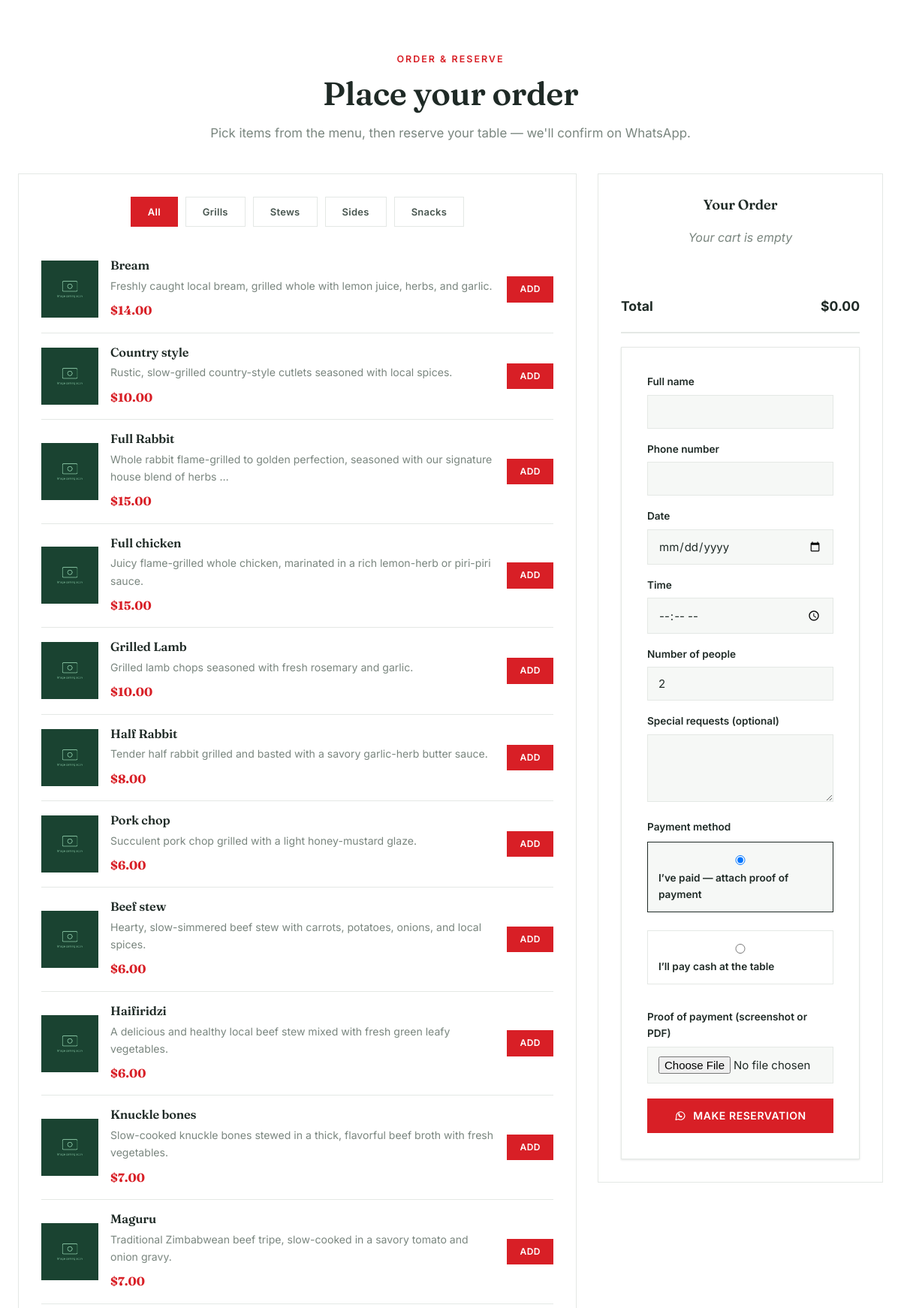
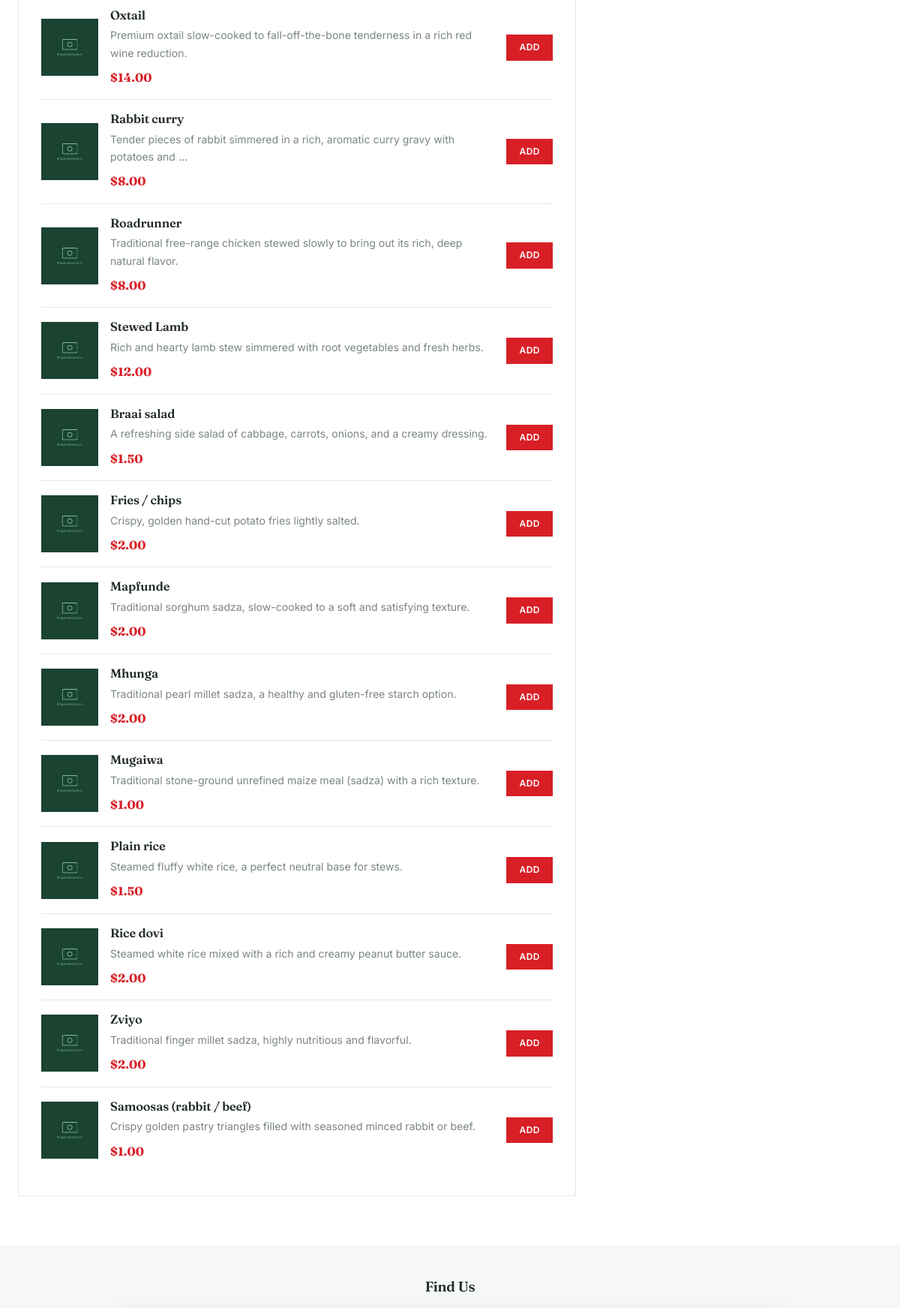
/pagomo/ (middle part), run on an earlier commit of the app's database (2 pictures, top to bottom).
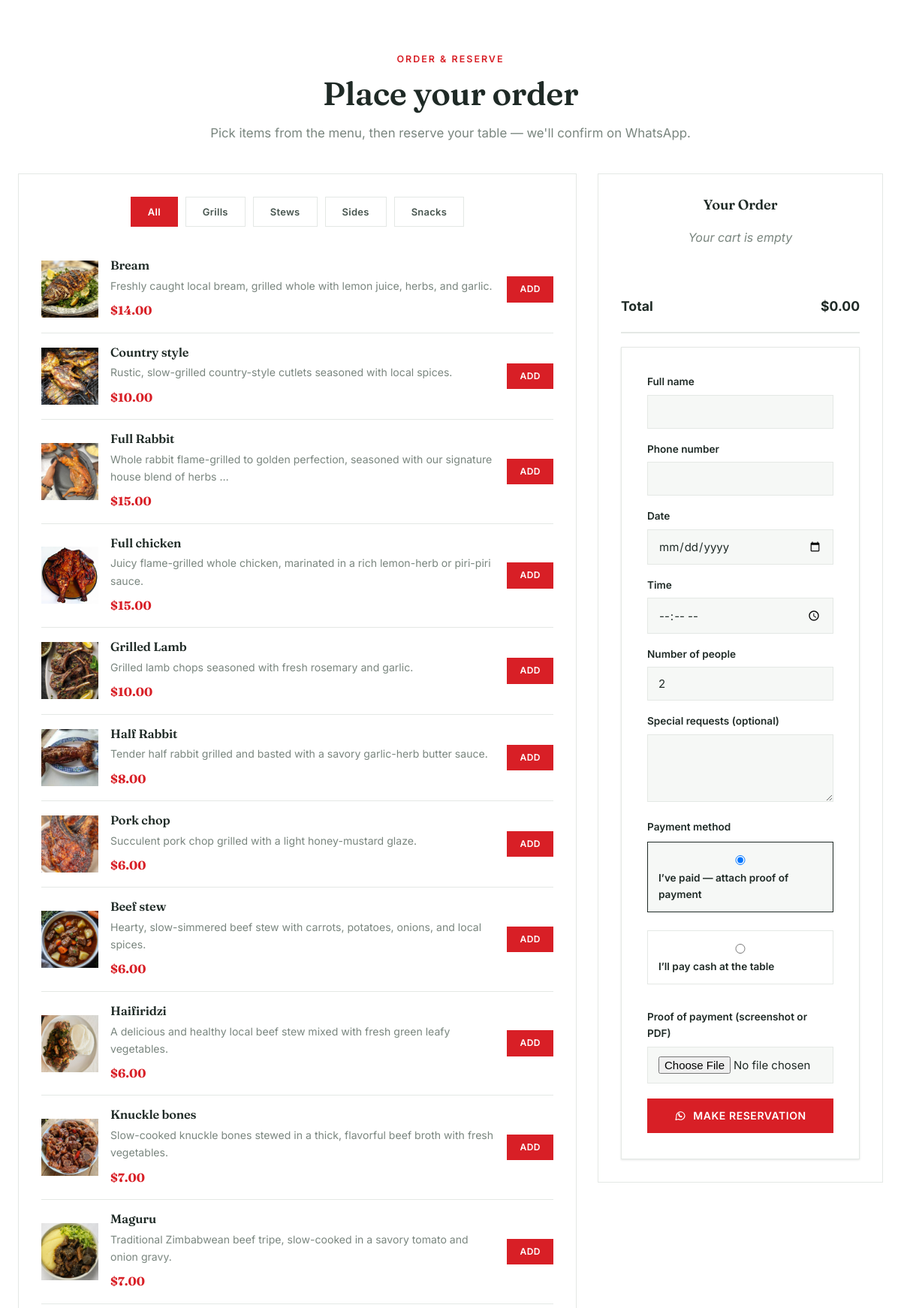
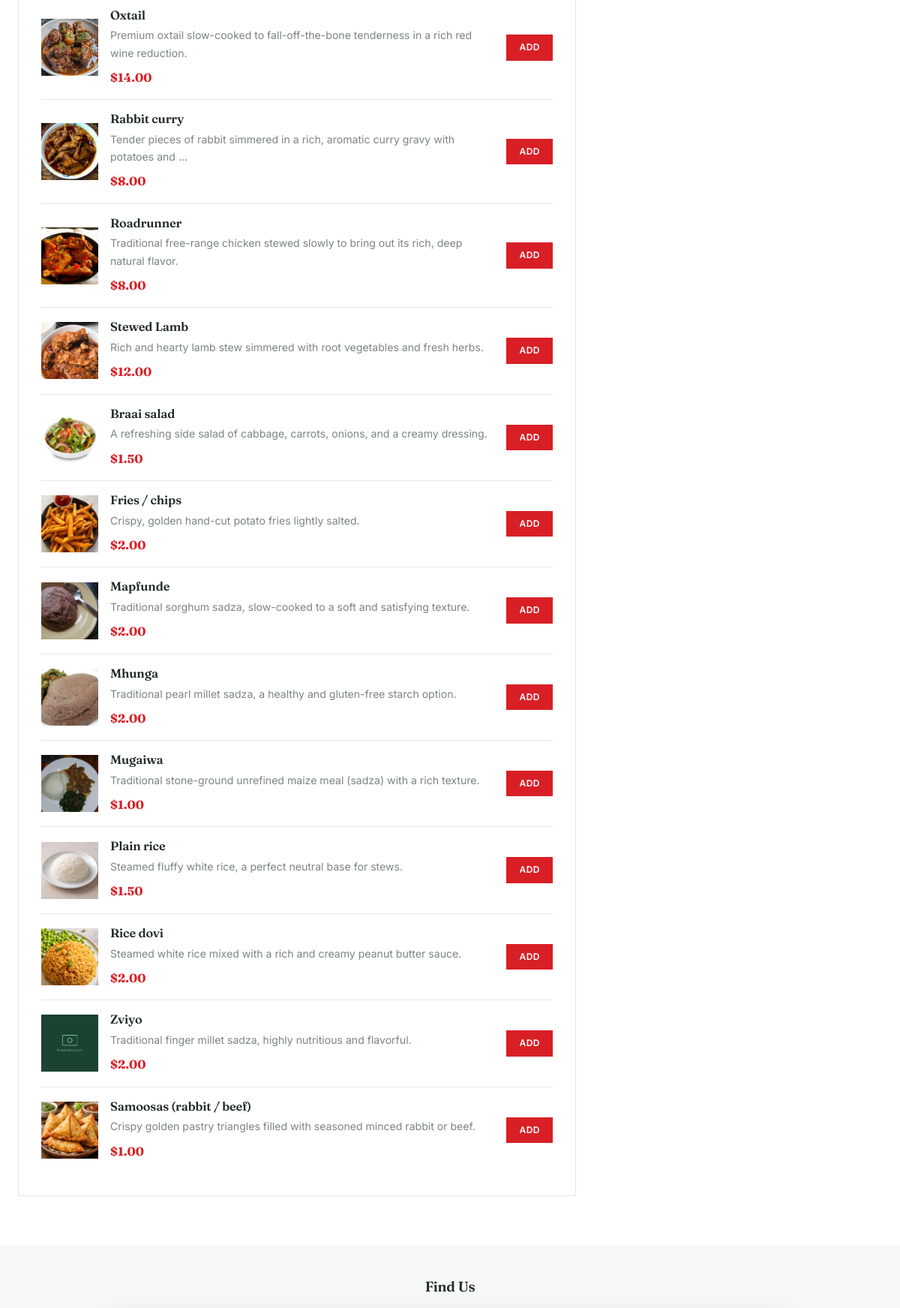
And on a later commit of the database (2 pictures, top to bottom).
### frontend/models.py (models this page shows, shortened)
class MenuCategory(models.Model):
    name = models.CharField(max_length=100)
    slug = models.SlugField(unique=True)
    description = models.TextField(blank=True)
    order = models.IntegerField(default=0)
    class Meta:
        verbose_name_plural = "Menu Categories"
        ordering = ['order', 'name']

class MenuItem(models.Model):
    branch = models.ForeignKey(RestaurantBranch, on_delete=models.CASCADE, related_name='menu_items')
    name = models.CharField(max_length=200)
    description = models.TextField()
    price = models.DecimalField(max_digits=8, decimal_places=2)
    category = models.ForeignKey(MenuCategory, on_delete=models.CASCADE)
    image = models.ImageField(upload_to='menu/', storage=get_menu_storage, blank=True, null=True, help_text="Upload menu item image")
    image_filename = models.CharField(max_length=200, blank=True, help_text="Alternative: Image filename in static/images/")
    is_available = models.BooleanField(default=True)
    is_featured = models.BooleanField(default=False)
    ingredients = models.TextField(blank=True, help_text="List of ingredients")
    allergens = models.TextField(blank=True, help_text="Allergen information")
    preparation_time = models.IntegerField(null=True, blank=True, help_text="Preparation time in minutes")
    calories = models.IntegerField(null=True, blank=True, help_text="Calories per serving")
    created_at = models.DateTimeField(auto_now_add=True)
    updated_at = models.DateTimeField(auto_now=True)
    class Meta:
        ordering = ['category', 'name']
        unique_together = ['branch', 'name']  # Prevent duplicate menu items per branch
    @property
    def image_url(self):
        if self.image:
            try:
                return self.image.url
            except Exception:
                pass
        elif self.image_filename:
            return f'/static/images/{self.image_filename}'
        return '/static/images/default-menu-item.jpg'

### frontend/views.py (the view)
# urls.py: path('pagomo/', views.pagomo, name='pagomo'),
def pagomo(request):
    branch = RestaurantBranch.objects.filter(slug__in=['rabbit-hole-pagomo', 'pagomo'], is_active=True).first()
    if not branch:
        branch = RestaurantBranch.objects.filter(is_active=True).first()
    if branch:
        menu_items = MenuItem.objects.filter(
            branch=branch,
            is_available=True
        ).select_related('category').order_by('category__order', 'name')
    else:
        menu_items = MenuItem.objects.filter(
            is_available=True
        ).select_related('category').order_by('category__order', 'name')
    if not menu_items.exists():
        menu_items = MenuItem.objects.filter(
            is_available=True
        ).select_related('category').order_by('category__order', 'name')
    categories = MenuCategory.objects.all().order_by('order')
    context = {
        'branch': branch,
        'menu_items': menu_items,
        'categories': categories,
    }
    return render(request, 'pagomo.html', context)

### frontend/context_processors.py (called while the page is built)
def admin_nav(request):
    if not request.path.startswith("/dashboard/"):
        return {}
    try:
        from .dashboard import _nav_sections
        return {"sections": _nav_sections()}
    except Exception:
        return {"sections": []}

def site_settings(request):
    try:
        settings_obj = SiteSettings.load()
    except Exception:
        settings_obj = SiteSettings()
    return {"site": settings_obj}

### frontend/models.py (called while the page is built)
    @classmethod
    def load(cls):
        obj, _ = cls.objects.get_or_create(pk=1)
        return obj

    @property
    def slogan_parts(self):
        return [p.strip() for p in (self.brand_slogan or "").split("|") if p.strip()]

### frontend/templatetags/wm_icons.py (called while the page is built)
@register.simple_tag
def wm_icon(name, size=24, **attrs):
    paths = _PATHS.get(name, _PATHS["leaf"])
    css_class = attrs.get("class", "wm-icon")
    return mark_safe(
        f'<svg class="{css_class}" width="{size}" height="{size}" viewBox="0 0 24 24" '
        f'fill="none" stroke="currentColor" stroke-width="1.7" stroke-linecap="round" '
        f'stroke-linejoin="round" aria-hidden="true" focusable="false">{paths}</svg>'
    )

### templates/pagomo.html (shortened to what this page needs)
{% extends "base.html" %}
{% load static wm_icons %}
{% block content %}
<section class="wm-section">
  <div class="wm-container">
    <div class="wm-section__head">
      <span class="wm-eyebrow">Order &amp; reserve</span>
      <h2>Place your order</h2>
      <p>Pick items from the menu, then reserve your table &mdash; we'll confirm on WhatsApp.</p>
    </div>
    <div class="wm-order-grid">
      <div class="wm-order-panel">
        <div class="wm-menu-tabs" style="margin-bottom:26px">
          <button class="wm-menu-tab is-active" data-category="all">All</button>
          {% for category in categories %}
          <button class="wm-menu-tab" data-category="{{ category.slug }}">{{ category.name }}</button>
          {% endfor %}
        </div>
        <div id="pagomo-menu-items">
          {% for item in menu_items %}
          <div class="wm-order-row menu-item" data-category="{{ item.category.slug }}">
            <img src="{{ item.image_url }}" alt="{{ item.name }}" loading="lazy"
                 onerror="this.onerror=null;this.src='{% static 'images/default-menu-item.jpg' %}';">
            <div style="flex:1;min-width:0">
              <h4 style="margin:0 0 6px;font-size:1.02rem;color:var(--wm-ink)">{{ item.name }}</h4>
              <p style="margin:0 0 8px;font-size:.88rem;color:var(--wm-muted)">{{ item.description|truncatewords:14 }}</p>
              <span class="wm-order-row__price">${{ item.price }}</span>
            </div>
            <button class="wm-btn wm-btn--accent wm-btn--sm add-to-cart-btn" data-name="{{ item.name }}" data-price="{{ item.price }}">Add</button>
          </div>
          {% empty %}
          <div class="wm-notice">No menu items available at the moment. Please check back later.</div>
          {% endfor %}
        </div>
      </div>
      <div class="wm-order-panel wm-order-panel--sticky">
        <h3 style="margin:0 0 20px;text-align:center;font-size:1.15rem;color:var(--wm-ink)">Your Order</h3>
        <div id="cart-items" style="min-height:60px;margin-bottom:16px">
          <p style="color:var(--wm-muted);text-align:center;font-style:italic;margin:0">Your cart is empty</p>
        </div>
        <div class="wm-order-total">
          <span>Total</span>
          <span id="cart-total">$0.00</span>
        </div>
        <form id="reservationForm" class="wm-contact__form" style="margin-top:6px">
          <label>Full name<input type="text" id="res-name" required></label>
          <label>Phone number<input type="tel" id="res-phone" required></label>
          <label>Date<input type="date" id="reservation-date" required></label>
          <label>Time<input type="time" id="reservation-time" required></label>
          <label>Number of people<input type="number" id="res-people" min="1" max="20" value="2" required></label>
          <label>Special requests (optional)<textarea id="res-notes" rows="3"></textarea></label>
          <label style="margin-bottom:8px">Payment method</label>
          <div class="wm-checkout__methods">
            <label class="wm-checkout__method">
              <input type="radio" name="res-payment-method" value="proof" checked>
              I&rsquo;ve paid &mdash; attach proof of payment
            </label>
            <label class="wm-checkout__method">
              <input type="radio" name="res-payment-method" value="cash">
              I&rsquo;ll pay cash at the table
            </label>
          </div>
          <div id="res-proof-row" style="margin-top:16px">
            <label>Proof of payment (screenshot or PDF)
              <input type="file" id="res-proof" accept=".pdf,.jpg,.jpeg,.png,.webp">
            </label>
          </div>
          <button type="submit" id="place-order-btn" class="wm-btn wm-btn--accent" style="width:100%;justify-content:center">
            {% wm_icon "whatsapp" size=16 %} Make Reservation
          </button>
        </form>
      </div>
    </div>
  </div>
</section>
<section class="wm-section wm-section--tight wm-section--surface-2">
  <div class="wm-container">
    <h3 style="text-align:center;margin:0 0 20px;color:var(--wm-ink)">Find Us</h3>
  </div>
</section>
{% endblock %}

### templates/base.html (shortened to what this page needs)
{% load static %}<!DOCTYPE html>
<html lang="en">
<head>
  <link rel="stylesheet" href="{% static 'css/style.css' %}">
  <link rel="stylesheet" href="{% static 'css/scroll-animations.css' %}">
  <link rel="stylesheet" href="{% static 'css/whitemeat.css' %}">
  <link rel="stylesheet"
        href="https://cdnjs.cloudflare.com/ajax/libs/font-awesome/6.4.2/css/all.min.css"
>
  <link href="https://cdn.jsdelivr.net/npm/aos@2.3.4/dist/aos.css" rel="stylesheet">
</head>
<body class="wm-page {% block body_class %}{% endblock %}">
  <main id="main">
    {% block content %}{% endblock %}
  </main>
</body>
</html>

### templates/partials/topbar.html (shortened to what this page needs)
{% load static %}

### templates/partials/navbar.html (shortened to what this page needs)
{% load static wm_icons %}

### templates/partials/payment_info.html (shortened to what this page needs)
{% load wm_icons %}

### templates/partials/footer.html (shortened to what this page needs)
{% load static wm_icons %}

### templates/partials/cart_widgets.html (shortened to what this page needs)
{% load wm_icons %}

### templates/partials/checkout_modal.html (shortened to what this page needs)
{% load wm_icons %}

### static/css/style.css (style rules this page uses)
* { margin: 0; padding: 0; box-sizing: border-box; }
body, html { font-family: Arial, sans-serif; height: 100%; background-color: #fff; overflow-x: hidden; line-height: 1.6; color: #333; }
textarea { resize: vertical; min-height: 90px; }

### static/css/scroll-animations.css (style rules this page uses)
img { transition: opacity 0.4s ease; }

What changed in the data, as far as the page shows it:
changed MenuItem "Bream": image_url: picture added in place of a placeholder
changed MenuItem "Country style": image_url: picture added in place of a placeholder
changed MenuItem "Full Rabbit": image_url: picture added in place of a placeholder
changed MenuItem "Full chicken": image_url: picture added in place of a placeholder
changed MenuItem "Grilled Lamb": image_url: picture added in place of a placeholder
changed MenuItem "Half Rabbit": image_url: picture added in place of a placeholder
changed MenuItem "Pork chop": image_url: picture added in place of a placeholder
changed MenuItem "Beef stew": image_url: picture added in place of a placeholder
changed MenuItem "Haifiridzi": image_url: picture added in place of a placeholder
changed MenuItem "Knuckle bones": image_url: picture added in place of a placeholder
changed MenuItem "Maguru": image_url: picture added in place of a placeholder
changed MenuItem "Oxtail": image_url: picture added in place of a placeholder
changed MenuItem "Rabbit curry": image_url: picture added in place of a placeholder
changed MenuItem "Roadrunner": image_url: picture added in place of a placeholder
changed MenuItem "Stewed Lamb": image_url: picture added in place of a placeholder
changed MenuItem "Braai salad": image_url: picture added in place of a placeholder
changed MenuItem "Fries / chips": image_url: picture added in place of a placeholder
changed MenuItem "Mapfunde": image_url: picture added in place of a placeholder
changed MenuItem "Mhunga": image_url: picture added in place of a placeholder
changed MenuItem "Mugaiwa": image_url: picture added in place of a placeholder
changed MenuItem "Plain rice": image_url: picture added in place of a placeholder
changed MenuItem "Rice dovi": image_url: picture added in place of a placeholder
changed MenuItem "Samoosas (rabbit / beef)": image_url: picture added in place of a placeholder
